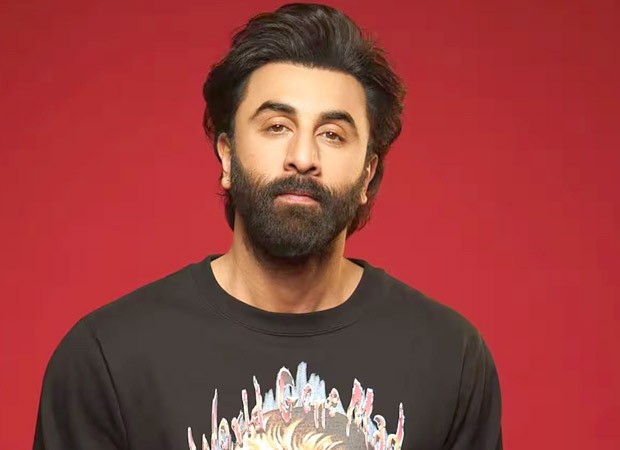
#> input picture Computer_Vision/Images/Ranbir.jpg, 620 x 450 px, found by its file name
$ jupyter execute Notebook_2.ipynb
#> lines starting #> are read from the running program, lines starting #| are printed output that depends on the picture
**MakeBorder using OpenCV**

[cell 1]
import cv2
import numpy as np

[cell 2]
img = cv2.imread(r"D:\Computer-Vision\Computer_Vision\Images\Ranbir.jpg")
#> img is the input picture: shape (450, 620, 3); mean B, G, R 61.8, 63.7, 151.7
re_img = cv2.resize(img,(300,200))
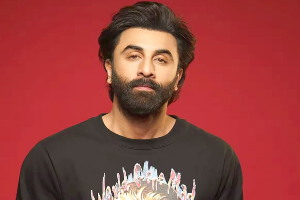
#> re_img: shape (200, 300, 3); mean B, G, R 61.7, 63.7, 151.7

img_1 = cv2.copyMakeBorder(re_img,10,10,10,10,cv2.BORDER_CONSTANT,None,value=2)
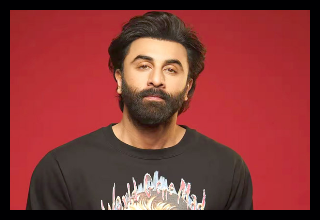
#> img_1: shape (220, 320, 3); mean B, G, R 52.9, 54.3, 129.3
re_img_1 = cv2.resize(img_1,(300,200))
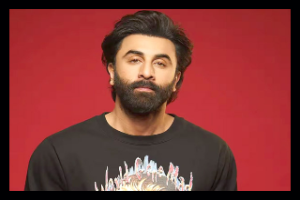
#> re_img_1: shape (200, 300, 3); mean B, G, R 52.9, 54.2, 129.3

img_2 = cv2.copyMakeBorder(re_img,10,10,10,10,cv2.BORDER_REFLECT,None,value=2)
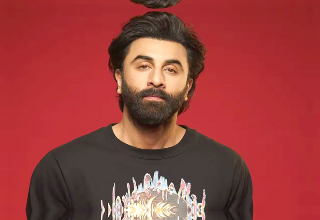
#> img_2: shape (220, 320, 3); mean B, G, R 61.5, 62.9, 152.8
re_img_2 = cv2.resize(img_2,(300,200))
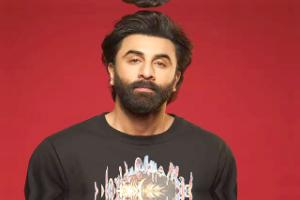
#> re_img_2: shape (200, 300, 3); mean B, G, R 61.4, 62.8, 152.7

img_3 = cv2.copyMakeBorder(re_img,10,10,10,10,cv2.BORDER_WRAP,None,value=2)
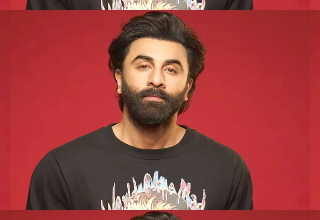
#> img_3: shape (220, 320, 3); mean B, G, R 61.5, 62.9, 152.8
re_img_3 = cv2.resize(img_3,(300,200))
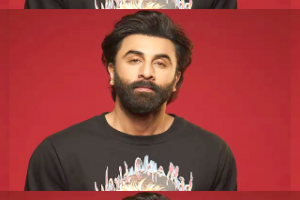
#> re_img_3: shape (200, 300, 3); mean B, G, R 61.4, 62.8, 152.7

h =  np.hstack((re_img,re_img_1,re_img_2,re_img_3))
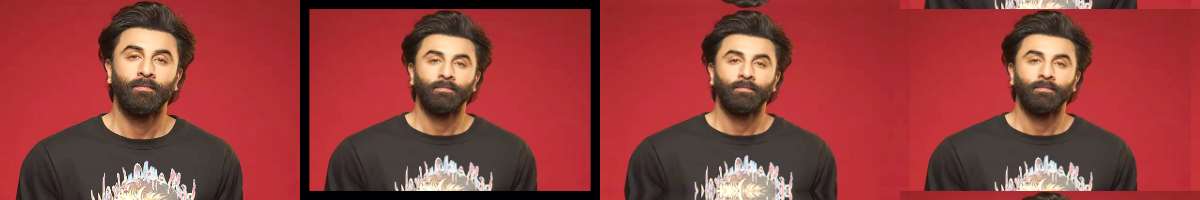
#> h: shape (200, 1200, 3); mean B, G, R 59.3, 60.9, 146.6

cv2.imshow("Border_img",h)
cv2.waitKey(5000)
cv2.destroyAllWindows()

$ run again, with Computer_Vision/Images/Animal.jpg copied over Computer_Vision/Images/Ranbir.jpg
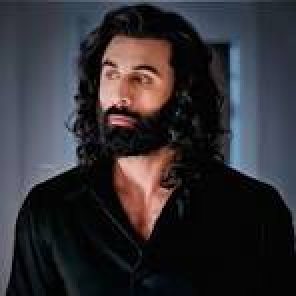
#> input picture Computer_Vision/Images/Animal.jpg, 148 x 148 px, found by its file name (shown 2 times larger)
#> img is the input picture: shape (148, 148, 3); mean B, G, R 51.8, 47, 49.3
#> `img_3 = cv2.copyMakeBorder(re_img,10,10,10,10,cv2.BORDER_WRAP,None,val..`:
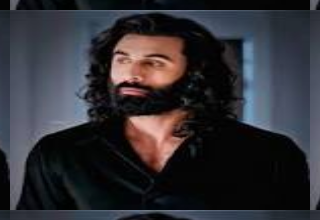
#> img_3: shape (220, 320, 3); mean B, G, R 52.3, 46.9, 48.1
#> `h =  np.hstack((re_img,re_img_1,re_img_2,re_img_3))`:
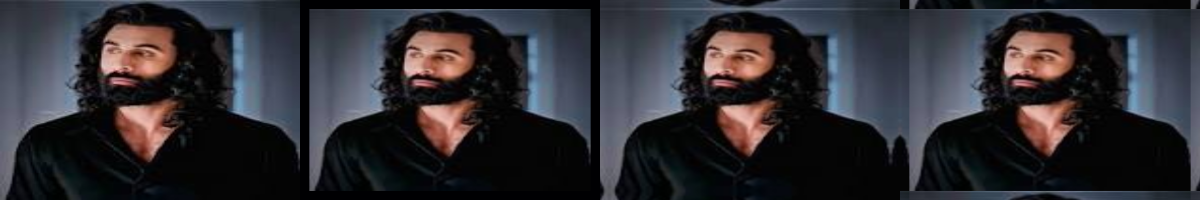
#> h: shape (200, 1200, 3); mean B, G, R 50.1, 45.1, 46.8
